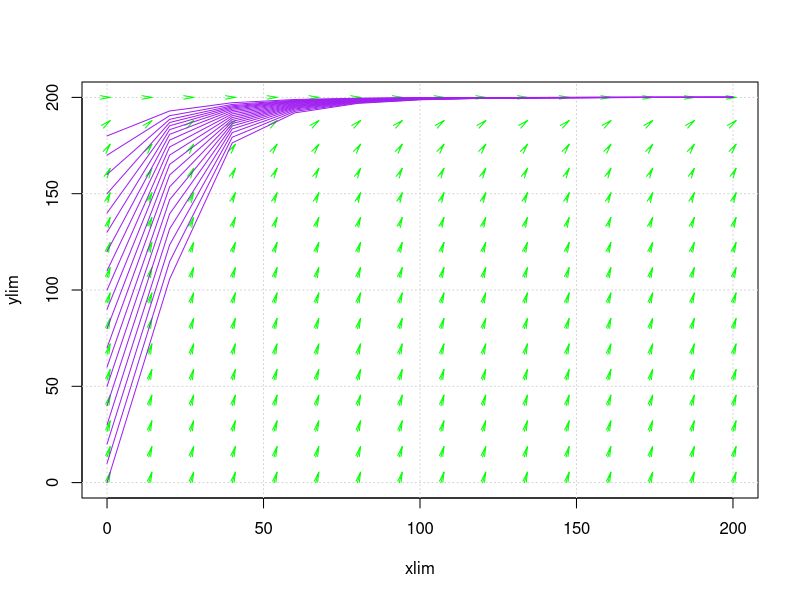
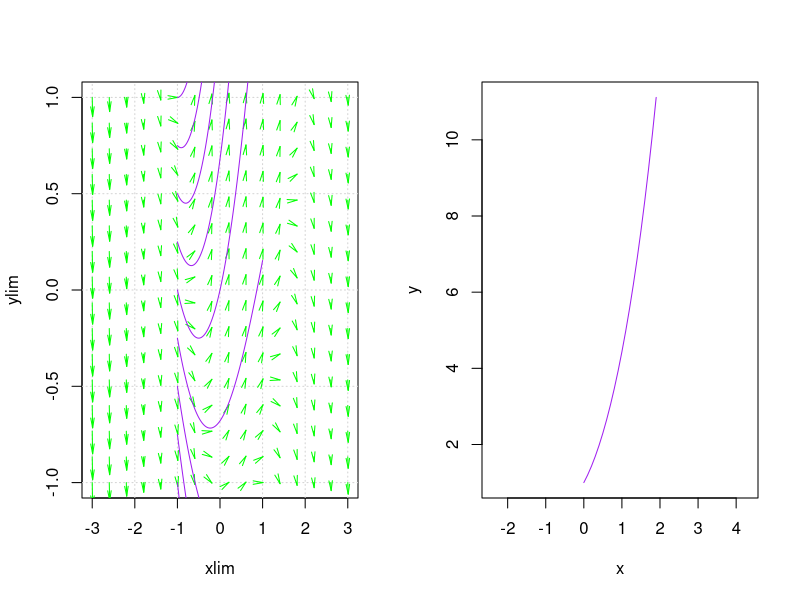
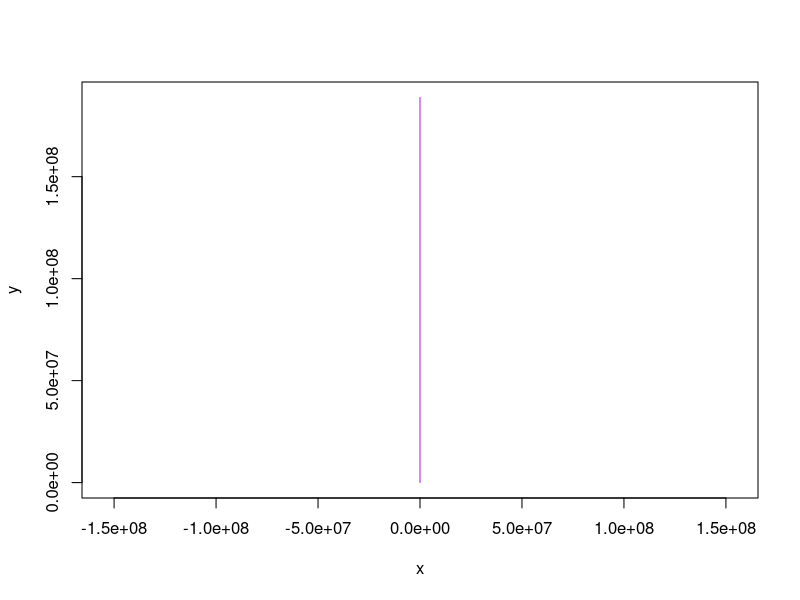

Recreate these plots in R, in order.

install.packages("pracma")
library(pracma)



metodoEuler <- function(f, h, xi, yi, xf){
  N = (xf - xi) / h
  x = y = numeric(N+1)
  x[1] = xi; 
  y[1] = yi;
  i = 1
  while (i <= N)
  {
    x[i+1] = x[i]+h
    y[i+1] = y[i]+(h*f(x[i],y[i]))
    i = i+1
  }
  return (data.frame(X = x, Y = y))
}

#TALLER
###PUNTO 1
h = 0.5; xi = 0; yi = 180; xf = 200;
Te = 200; m = 1; c = 100;

f <- function(x, y) {(-(5.6*10^(-8)*(1)*(6)*(y^4-Te^4)))/(m*c)}

e1 = metodoEuler(f,h,xi,yi,xf)

e1[nrow(e1),]

xx <- c(0, 200); yy <- c(0, 200)
vectorfield(f, xx, yy, scale = 1)
for (xs in seq(0, 180, by = 10)) 
{
  sol <- rk4(f, 0, 200, xs, 10)
  lines(sol$x, sol$y, col="purple")
}


###PUNTO 3 Falta Error comparada con solucion exacta

f <- function(x, y) {1-(x^2)+x+y}

e1 = metodoEuler(f, 0.1, 0, 1, 10)


par(mfrow=c(1,2))
xx <- c(-3, 3); yy <- c(-1, 1)
vectorfield(f, xx, yy, scale = 0.01)
for (xs in seq(-1, 1, by = 0.25)){
  sol <- rk4(f, -1, 1, xs, 100)
  lines(sol$x, sol$y, col="purple")
}


x <- seq(1, 20, by=1)
y <- seq(1, 20, by=1)
cat("\tx\ty\n")
for (i in 1:20){
  cat("\tpunto = ", i, "\tx = ", e1[i, 1], "\ty = ", e1[i, 2], "\n")
  x[i] = e1[i, 1]
  y[i] = e1[i, 2]
}
plot(x, y, type="l",asp=1,col="purple")



###PUNTO 4 

f <- function(x, y) {1-(x^2)+x+y}
m <- 20
h <- 0.1
#defino el primer punto en X y Y, ademas asigno memoria a las listas
x <- seq(0, 0+m, by = 1)
y <- seq(1, 1+m, by = 1)


for (i in 1:m) {
  k1 = f(x[i], y[i])
  k2 = f(x[i] + h, y[i]+k1)
  y[i+1] = y[i]+((1/2)*(k1+k2))
  x[i+1] = x[i] + h
}

for (i in 1:m){
  cat("\tx = ", x[i], "\ty = ", y[i], "\n")
}
par(mfrow=c(1,1))
plot(x, y, type="l",asp=1,col="purple")

